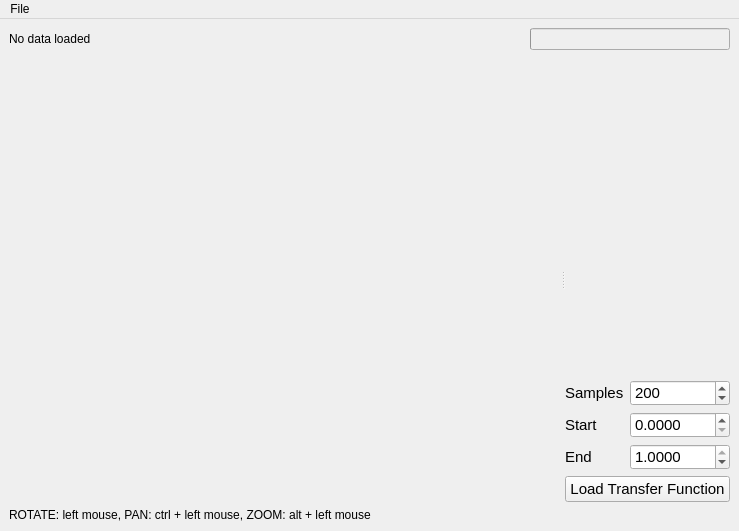
<?xml version="1.0" encoding="UTF-8"?>
<ui version="4.0">
 <class>MainWindow</class>
 <widget class="QMainWindow" name="MainWindow">
  <property name="geometry">
   <rect>
    <x>0</x>
    <y>0</y>
    <width>739</width>
    <height>531</height>
   </rect>
  </property>
  <property name="windowTitle">
   <string>Visualisierung 1</string>
  </property>
  <widget class="QWidget" name="centralwidget">
   <layout class="QVBoxLayout" name="verticalLayout_2">
    <item>
     <layout class="QHBoxLayout" name="horizontalLayout_2">
      <item>
       <widget class="QLabel" name="labelTop">
        <property name="sizePolicy">
         <sizepolicy hsizetype="Expanding" vsizetype="Preferred">
          <horstretch>0</horstretch>
          <verstretch>0</verstretch>
         </sizepolicy>
        </property>
        <property name="maximumSize">
         <size>
          <width>16777215</width>
          <height>100</height>
         </size>
        </property>
        <property name="text">
         <string>No data loaded</string>
        </property>
       </widget>
      </item>
      <item>
       <widget class="QProgressBar" name="progressBar">
        <property name="enabled">
         <bool>false</bool>
        </property>
        <property name="maximumSize">
         <size>
          <width>200</width>
          <height>16777215</height>
         </size>
        </property>
        <property name="value">
         <number>0</number>
        </property>
        <property name="textVisible">
         <bool>false</bool>
        </property>
       </widget>
      </item>
     </layout>
    </item>
    <item>
     <widget class="QSplitter" name="splitter">
      <property name="sizePolicy">
       <sizepolicy hsizetype="Expanding" vsizetype="Preferred">
        <horstretch>0</horstretch>
        <verstretch>1</verstretch>
       </sizepolicy>
      </property>
      <property name="orientation">
       <enum>Qt::Horizontal</enum>
      </property>
      <widget class="GLWidget" name="glWidget" native="true">
       <property name="sizePolicy">
        <sizepolicy hsizetype="Preferred" vsizetype="Preferred">
         <horstretch>1</horstretch>
         <verstretch>0</verstretch>
        </sizepolicy>
       </property>
      </widget>
      <widget class="QWidget" name="layoutWidget">
       <layout class="QVBoxLayout" name="verticalLayout">
        <item>
         <spacer name="verticalSpacer">
          <property name="orientation">
           <enum>Qt::Vertical</enum>
          </property>
          <property name="sizeHint" stdset="0">
           <size>
            <width>150</width>
            <height>40</height>
           </size>
          </property>
         </spacer>
        </item>
        <item>
         <layout class="QHBoxLayout" name="horizontalLayout_5">
          <item>
           <widget class="QLabel" name="numSamplesLabel">
            <property name="font">
             <font>
              <pointsize>11</pointsize>
             </font>
            </property>
            <property name="text">
             <string>Samples</string>
            </property>
           </widget>
          </item>
          <item>
           <widget class="QSpinBox" name="numSamplesSpinBox">
            <property name="minimumSize">
             <size>
              <width>100</width>
              <height>0</height>
             </size>
            </property>
            <property name="maximumSize">
             <size>
              <width>16777215</width>
              <height>26</height>
             </size>
            </property>
            <property name="font">
             <font>
              <pointsize>11</pointsize>
             </font>
            </property>
            <property name="accelerated">
             <bool>true</bool>
            </property>
            <property name="correctionMode">
             <enum>QAbstractSpinBox::CorrectToNearestValue</enum>
            </property>
            <property name="keyboardTracking">
             <bool>false</bool>
            </property>
            <property name="minimum">
             <number>1</number>
            </property>
            <property name="maximum">
             <number>9999</number>
            </property>
            <property name="singleStep">
             <number>10</number>
            </property>
            <property name="value">
             <number>200</number>
            </property>
            <property name="displayIntegerBase">
             <number>10</number>
            </property>
           </widget>
          </item>
         </layout>
        </item>
        <item>
         <layout class="QHBoxLayout" name="horizontalLayout_4">
          <item>
           <widget class="QLabel" name="sampleStartLabel">
            <property name="font">
             <font>
              <pointsize>11</pointsize>
             </font>
            </property>
            <property name="text">
             <string>Start</string>
            </property>
           </widget>
          </item>
          <item>
           <widget class="QDoubleSpinBox" name="sampleStartSpinBox">
            <property name="minimumSize">
             <size>
              <width>100</width>
              <height>0</height>
             </size>
            </property>
            <property name="maximumSize">
             <size>
              <width>16777215</width>
              <height>26</height>
             </size>
            </property>
            <property name="font">
             <font>
              <pointsize>11</pointsize>
             </font>
            </property>
            <property name="accelerated">
             <bool>true</bool>
            </property>
            <property name="correctionMode">
             <enum>QAbstractSpinBox::CorrectToNearestValue</enum>
            </property>
            <property name="keyboardTracking">
             <bool>false</bool>
            </property>
            <property name="decimals">
             <number>4</number>
            </property>
            <property name="maximum">
             <double>1.000000000000000</double>
            </property>
            <property name="singleStep">
             <double>0.001000000000000</double>
            </property>
           </widget>
          </item>
         </layout>
        </item>
        <item>
         <layout class="QHBoxLayout" name="horizontalLayout">
          <item>
           <widget class="QLabel" name="sampleEndLabel">
            <property name="font">
             <font>
              <pointsize>11</pointsize>
             </font>
            </property>
            <property name="text">
             <string>End</string>
            </property>
           </widget>
          </item>
          <item>
           <widget class="QDoubleSpinBox" name="sampleEndSpinBox">
            <property name="minimumSize">
             <size>
              <width>100</width>
              <height>0</height>
             </size>
            </property>
            <property name="maximumSize">
             <size>
              <width>16777215</width>
              <height>26</height>
             </size>
            </property>
            <property name="font">
             <font>
              <pointsize>11</pointsize>
             </font>
            </property>
            <property name="frame">
             <bool>true</bool>
            </property>
            <property name="accelerated">
             <bool>true</bool>
            </property>
            <property name="correctionMode">
             <enum>QAbstractSpinBox::CorrectToNearestValue</enum>
            </property>
            <property name="keyboardTracking">
             <bool>false</bool>
            </property>
            <property name="decimals">
             <number>4</number>
            </property>
            <property name="maximum">
             <double>1.000000000000000</double>
            </property>
            <property name="singleStep">
             <double>0.001000000000000</double>
            </property>
            <property name="value">
             <double>1.000000000000000</double>
            </property>
           </widget>
          </item>
         </layout>
        </item>
        <item>
         <widget class="QPushButton" name="pushButton">
          <property name="maximumSize">
           <size>
            <width>16777215</width>
            <height>16777215</height>
           </size>
          </property>
          <property name="font">
           <font>
            <pointsize>11</pointsize>
           </font>
          </property>
          <property name="text">
           <string>Load Transfer Function</string>
          </property>
         </widget>
        </item>
       </layout>
      </widget>
     </widget>
    </item>
    <item>
     <layout class="QHBoxLayout" name="horizontalLayout_3">
      <item>
       <widget class="QLabel" name="label">
        <property name="text">
         <string>ROTATE: left mouse, PAN: ctrl + left mouse, ZOOM: alt + left mouse</string>
        </property>
       </widget>
      </item>
     </layout>
    </item>
   </layout>
  </widget>
  <widget class="QMenuBar" name="menubar">
   <property name="geometry">
    <rect>
     <x>0</x>
     <y>0</y>
     <width>739</width>
     <height>26</height>
    </rect>
   </property>
   <widget class="QMenu" name="menuFile">
    <property name="title">
     <string>File</string>
    </property>
    <addaction name="actionOpen"/>
    <addaction name="separator"/>
    <addaction name="actionClose"/>
   </widget>
   <addaction name="menuFile"/>
  </widget>
  <action name="actionOpen">
   <property name="text">
    <string>Open ...</string>
   </property>
   <property name="shortcut">
    <string>Ctrl+O</string>
   </property>
  </action>
  <action name="actionClose">
   <property name="text">
    <string>Close</string>
   </property>
  </action>
 </widget>
 <customwidgets>
  <customwidget>
   <class>GLWidget</class>
   <extends>QWidget</extends>
   <header>../src/GLWidget.h</header>
   <container>1</container>
  </customwidget>
 </customwidgets>
 <tabstops>
  <tabstop>pushButton</tabstop>
 </tabstops>
 <resources/>
 <connections/>
</ui>
